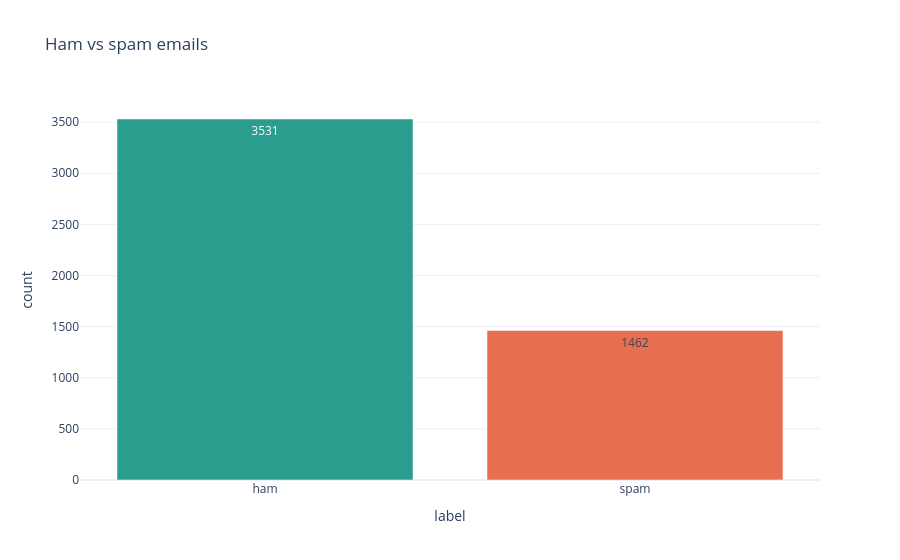

Notebook source saved alongside this figure:
### Markdown cell above
A quick bar chart of the class balance:

### Code cell
counts = spam["label"].value_counts().reset_index()
fig = px.bar(counts, x="label", y="count", color="label", text="count",
             color_discrete_map={"ham": "#2a9d8f", "spam": "#e76f51"},
             title="Ham vs spam emails", template="plotly_white")
fig.update_layout(showlegend=False)
fig.show()

### Figure 1 — Plotly figure (JSON) as saved in the notebook; plotly's stock layout.template omitted (floating-point values rounded to 4 significant figures)
{"data": [{"hovertemplate": "label=%{x}<br>count=%{text}<extra></extra>", "legendgroup": "ham", "marker": {"color": "#2a9d8f", "pattern": {"shape": ""}}, "name": "ham", "orientation": "v", "showlegend": true, "text": [3531.0], "textposition": "auto", "type": "bar", "x": ["ham"], "xaxis": "x", "y": [3531], "yaxis": "y"}, {"hovertemplate": "label=%{x}<br>count=%{text}<extra></extra>", "legendgroup": "spam", "marker": {"color": "#e76f51", "pattern": {"shape": ""}}, "name": "spam", "orientation": "v", "showlegend": true, "text": [1462.0], "textposition": "auto", "type": "bar", "x": ["spam"], "xaxis": "x", "y": [1462], "yaxis": "y"}], "layout": {"barmode": "relative", "legend": {"title": {"text": "label"}, "tracegroupgap": 0}, "showlegend": false, "title": {"text": "Ham vs spam emails"}, "xaxis": {"anchor": "y", "categoryarray": ["ham", "spam"], "categoryorder": "array", "domain": [0, 1], "title": {"text": "label"}}, "yaxis": {"anchor": "x", "domain": [0, 1], "title": {"text": "count"}}}}
